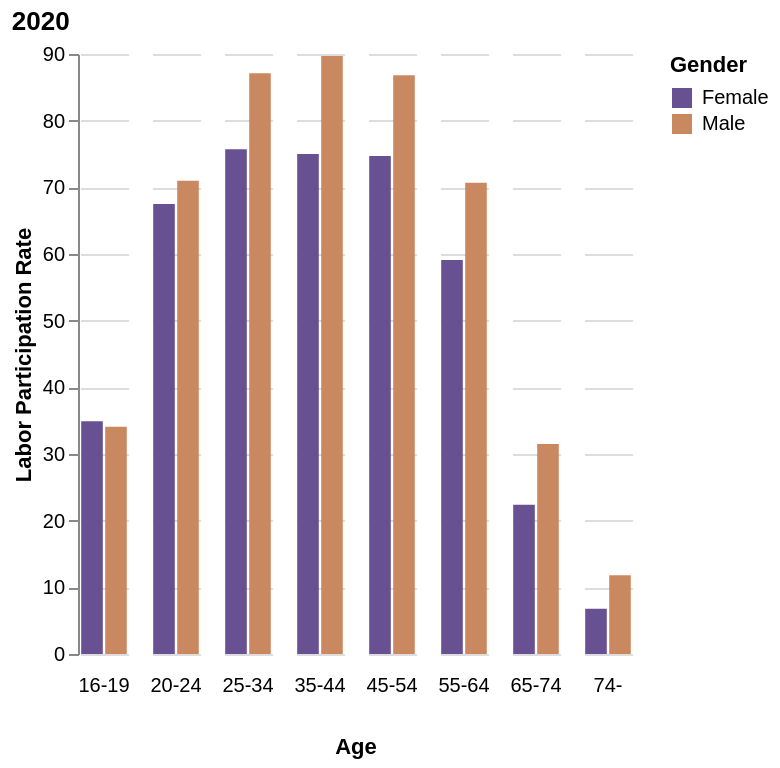

Express this chart as Vega-Lite.
### Vega-Lite specification from a JSON file in a GitHub repository (floating-point values rounded to 4 significant figures)
{"$schema": "https://vega.github.io/schema/vega-lite/v5.json", "title": "2020", "data": {"values": [{"Age": "16-19", "Gender": "Male", "Rate": 34.1}, {"Age": "20-24", "Gender": "Male", "Rate": 71.0}, {"Age": "25-34", "Gender": "Male", "Rate": 87.1}, {"Age": "35-44", "Gender": "Male", "Rate": 89.7}, {"Age": "45-54", "Gender": "Male", "Rate": 86.8}, {"Age": "55-64", "Gender": "Male", "Rate": 70.7}, {"Age": "65-74", "Gender": "Male", "Rate": 31.5}, {"Age": "74-  ", "Gender": "Male", "Rate": 11.8}, {"Age": "16-19", "Gender": "Female", "Rate": 34.9}, {"Age": "20-24", "Gender": "Female", "Rate": 67.5}, {"Age": "25-34", "Gender": "Female", "Rate": 75.7}, {"Age": "35-44", "Gender": "Female", "Rate": 75.0}, {"Age": "45-54", "Gender": "Female", "Rate": 74.7}, {"Age": "55-64", "Gender": "Female", "Rate": 59.1}, {"Age": "65-74", "Gender": "Female", "Rate": 22.4}, {"Age": "74-  ", "Gender": "Female", "Rate": 6.8}]}, "width": {"step": 12}, "mark": "bar", "encoding": {"column": {"field": "Age", "type": "ordinal", "spacing": 10, "header": {"orient": "bottom"}}, "y": {"field": "Rate", "type": "quantitative", "title": "Labor Participation Rate", "axis": {"grid": true}}, "x": {"field": "Gender", "type": "ordinal", "axis": null}, "color": {"field": "Gender", "scale": {"range": ["#675193", "#ca8861"]}}}, "config": {"view": {"stroke": "transparent"}, "axis": {"domainWidth": 1}}}
